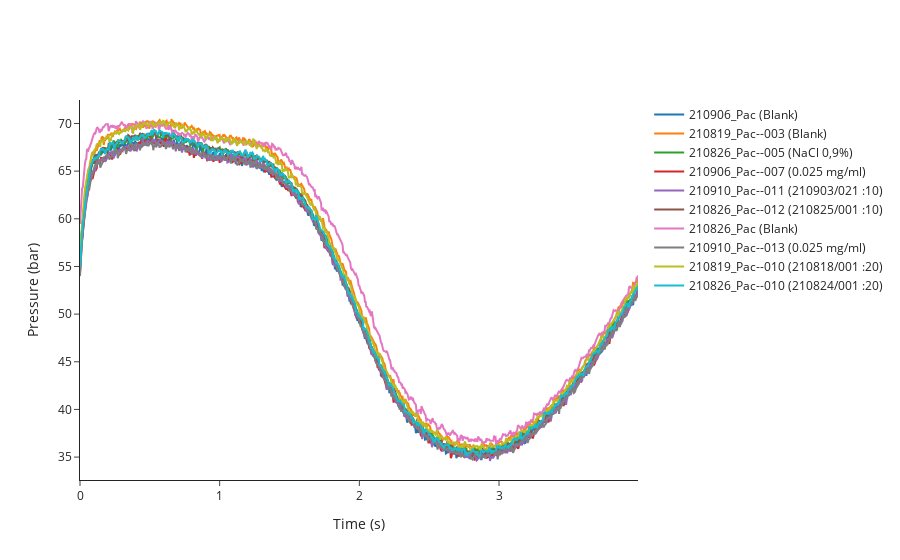
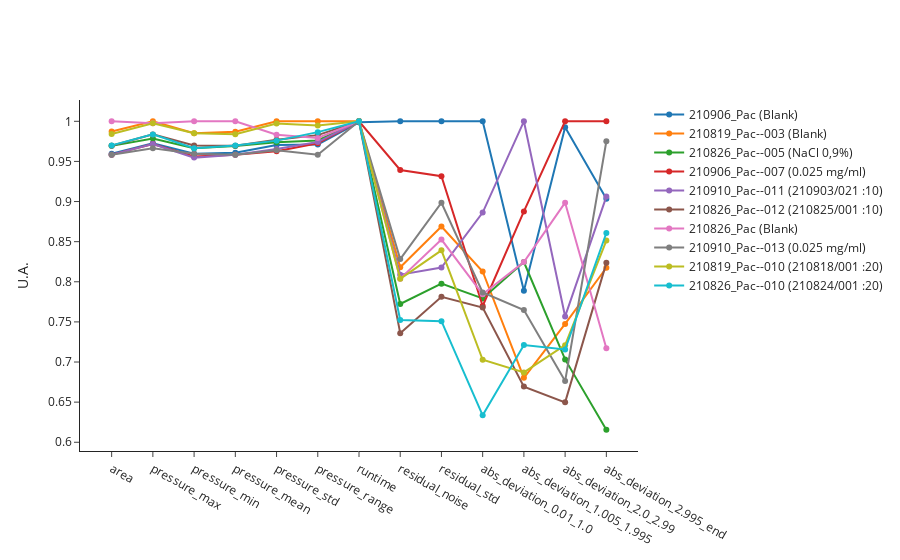
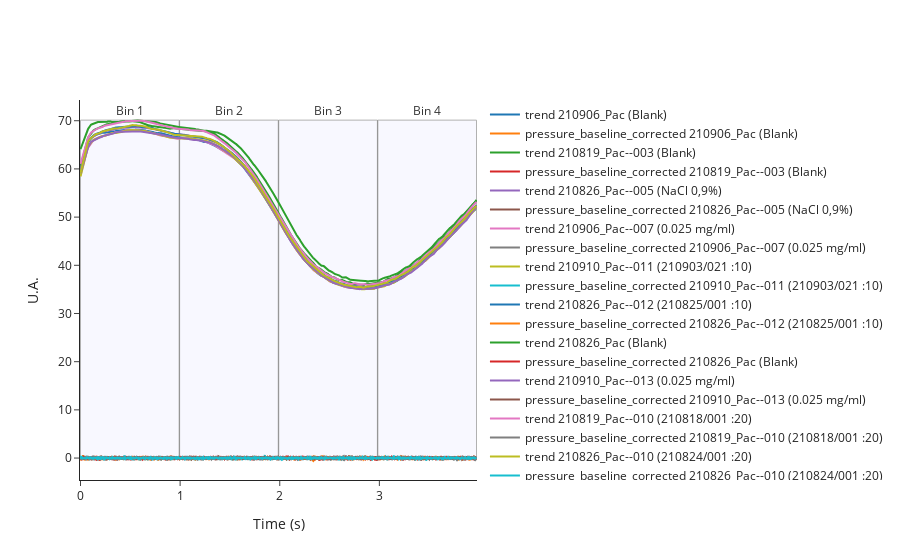
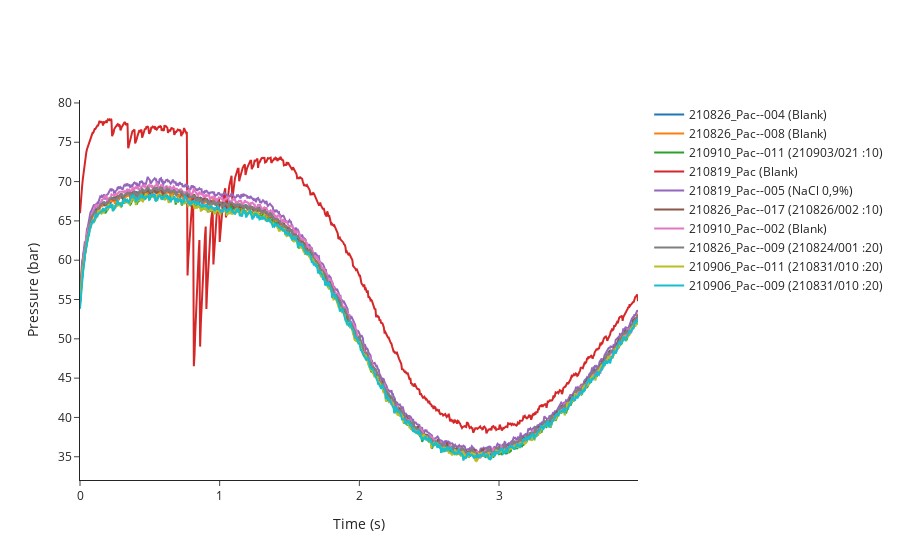

These figures' notebook cell, in order:
### Code cell
import random
for i in [3, 4, 5, 6, 7]:
    test_source_indices = random.sample(rest_indices, 10)
    print("Test set ", i ,  " indices: ", test_source_indices)    
    test_indices = test_source_indices
    test_data = ana.get_features(test_indices)
    test_metadata = ana.get_metadata(test_indices)
    test_data.to_csv(f"dev/test{i}_features.csv", index=False)
    test_metadata.to_csv(f"dev/test{i}_metadata.csv", index=False)
    fig_text_curves=ana.plot_pressure_curves(indices = test_indices)
    fig_text_curves.update_layout(showlegend=False)
    # for trace in fig_text_2_curves.data:
    #     trace.line.color = "black"
    fig_text_curves.write_image(f"dev/figures/fig_test{i}_curves.png", width=1000, height= 350, scale = 3)
    fig_text_curves.update_layout(showlegend=True)
    fig_text_curves.show()
    fig_text_features=ana.plot_features(indices = test_indices)
    fig_text_features.update_layout(showlegend=False)
    fig_text_features.write_image(f"dev/figures/fig_test{i}_features.png", width=1100, height= 350, scale = 3)
    fig_text_features.update_layout(showlegend=True)
    fig_text_features.show()
    fig_test_features_raw = ana.plot_features_raw(indices = test_indices)
    fig_test_features_raw.update_layout(showlegend=False)
    fig_test_features_raw.write_image("dev/figures/fig_test_features_raw_no_fourier.png", width=1100, height= 350, scale = 3)
    fig_test_features_raw.update_layout(showlegend=True)
    fig_test_features_raw.show()
